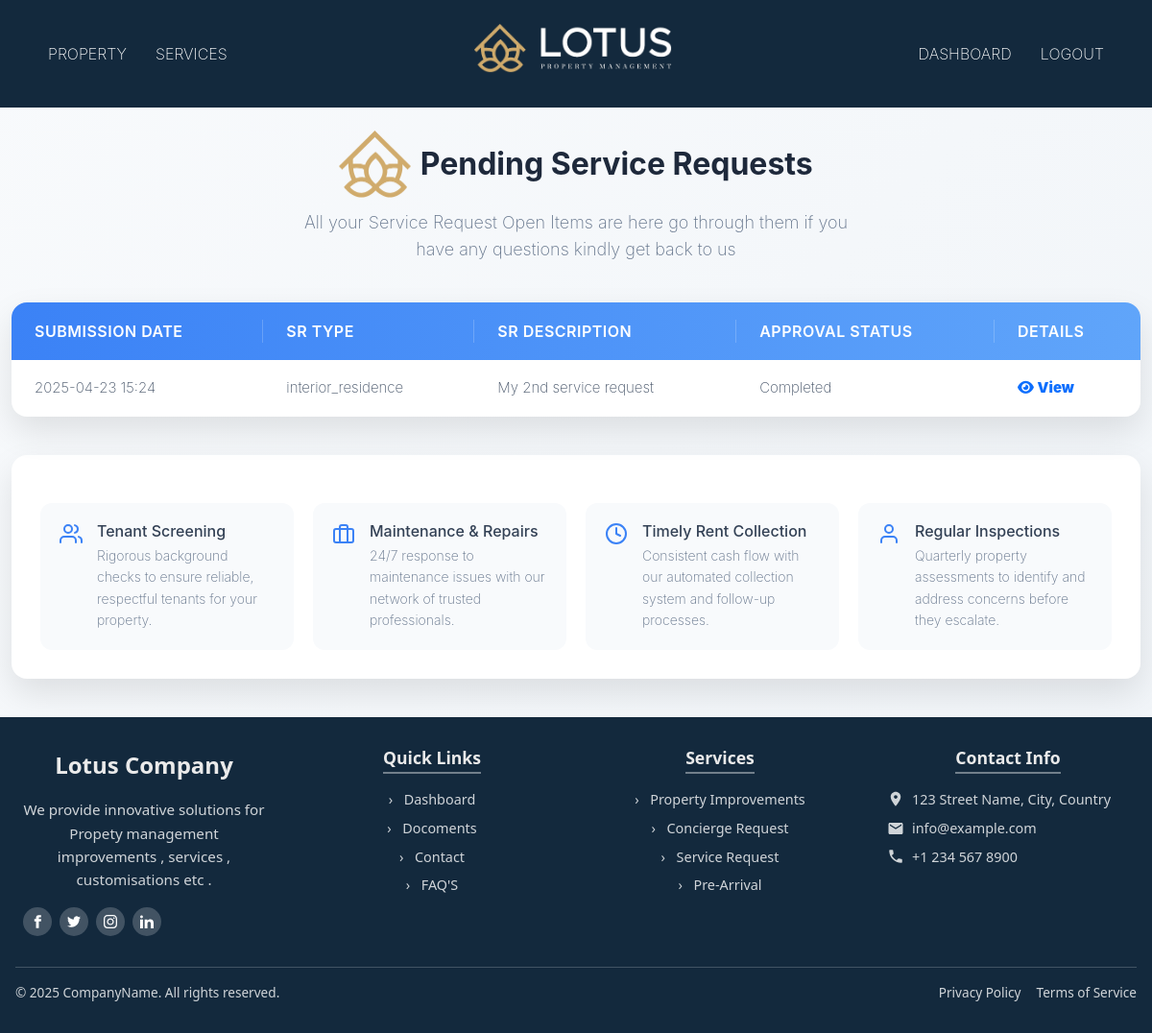
Page /completed_services (signed in) on the committed database.
### servicedetails/models.py (models this page shows, shortened)
class ServiceRequest(models.Model):
    STATUS_CHOICES = [
        ('pending', 'Pending'),
        ('open', 'Open'),
        ('completed', 'Completed'),
        ('denied', 'Denied'),
    ]
    REQUEST_TYPE_CHOICES = [
        ('interior_residence', 'INTERIOR RESIDENCE'),
        ('exterior_structure', 'EXTERIOR STRUCTURE'),
        ('exterior_grounds', 'EXTERIOR GROUNDS'),
        ('housekeeping', 'HOUSEKEEPING'),
        ('water_features', 'WATER FEATURES'),
        ('storm_preparedness', 'STORM PREPAREDNESS'),
        ('other', 'OTHER'),
    ]
    user = models.ForeignKey(Client, on_delete=models.CASCADE)  # Use Client from mainapp
    request_type = models.CharField(max_length=50, choices=REQUEST_TYPE_CHOICES)  # Updated field
    description = models.TextField()
    status = models.CharField(max_length=10, choices=STATUS_CHOICES, default='pending')
    vendor = models.ForeignKey(Vendor, on_delete=models.SET_NULL, null=True, blank=True)  # Use Vendor from mainapp
    created_at = models.DateTimeField(auto_now_add=True)
    floor_plan_name = models.CharField(max_length=100, blank=True, null=True)

### mainapp/views.py (the view)
# urls.py: path('completed_services', completed_services, name='completed_services'),  # ✅ Added service request URL
def completed_services(request):
    client_id = request.session.get("client_id")
    if not client_id:
        return redirect("mainapp:client_login")  # Redirect if not logged in
    try:
        client = Client.objects.get(id=client_id)  # Fetch the client instance
    except Client.DoesNotExist:
        return redirect("mainapp:client_login")
    service_requests = ServiceRequest.objects.filter(user=client, status='completed').order_by('-created_at')
    return render(request, 'services/allservices/completed_services.html', {'service_requests': service_requests})

### template/services/allservices/completed_services.html (shortened to what this page needs)
{% extends "outbase.html" %}
{% load static %}
{% block content %}
<link rel="stylesheet" href="https://cdnjs.cloudflare.com/ajax/libs/font-awesome/6.5.0/css/all.min.css">
    <div class="container">
        <header>
            <div class="logo">
               <img src="{% static 'img/smalllogo.png' %}" alt="">
               Pending Service Requests
            </div>
            <p class="tagline">All your Service Request Open Items are here go through them if you have any questions kindly get back to us</p>
        </header>
        <div class="table-container">
            <table class="services-table">
                <thead>
                    <tr>
                        <th>Submission Date</th>
                        <th>SR Type</th>
                        <th>SR Description</th>
                        <th>Approval Status</th>
                        <th>Details</th>
                    </tr>
                </thead>
                <tbody>
                    {% for request in service_requests %}
                    <tr class="{% if request.status == 'open' %}active{% endif %}">
                        <td class="submission-date">{{ request.created_at|date:"Y-m-d H:i" }}</td>
                        <td class="sr-type">{{ request.request_type }}</td>
                        <td class="sr-description">{{ request.description }}</td>
                        <td class="sr-status">
                            {% if request.status == 'completed' %}
                                Completed
                            {% elif request.status == 'pending' %}
                                Pending
                            {% elif request.status == 'denied' %}
                                Denied
                            {% else %}
                                Open
                            {% endif %}
                        </td>
                        <td>
                            <a href="#" class="btn-outline-primary" title="View" onclick="openModal(this)">
                                <i class="fa-solid fa-eye"> <b> View </b></i>
                            </a>
                        </td>
                    </tr>
                    {% empty %}
                    <tr>
                        <td colspan="5">No service requests found.</td>
                    </tr>
                    {% endfor %}
                </tbody>
            </table>
        </div>
        <div class="service-details">
            <div class="features-grid">
                <div class="feature-card">
                    <div>
                        <h3>Tenant Screening</h3>
                        <p>Rigorous background checks to ensure reliable, respectful tenants for your property.</p>
                    </div>
                </div>
                <div class="feature-card">
                    <svg xmlns="http://www.w3.org/2000/svg" width="24" height="24" viewBox="0 0 24 24" fill="none" stroke="currentColor" stroke-width="2" stroke-linecap="round" stroke-linejoin="round">
                        <rect x="2" y="7" width="20" height="14" rx="2" ry="2"></rect>
                        <path d="M16 21V5a2 2 0 0 0-2-2h-4a2 2 0 0 0-2 2v16"></path>
                    </svg>
                    <div>
                        <h3>Maintenance & Repairs</h3>
                        <p>24/7 response to maintenance issues with our network of trusted professionals.</p>
                    </div>
                </div>
                <div class="feature-card">
                    <svg xmlns="http://www.w3.org/2000/svg" width="24" height="24" viewBox="0 0 24 24" fill="none" stroke="currentColor" stroke-width="2" stroke-linecap="round" stroke-linejoin="round">
                        <circle cx="12" cy="12" r="10"></circle>
                        <polyline points="12 6 12 12 16 14"></polyline>
                    </svg>
                    <div>
                        <h3>Timely Rent Collection</h3>
                        <p>Consistent cash flow with our automated collection system and follow-up processes.</p>
                    </div>
                </div>
                <div class="feature-card">
                    <svg xmlns="http://www.w3.org/2000/svg" width="24" height="24" viewBox="0 0 24 24" fill="none" stroke="currentColor" stroke-width="2" stroke-linecap="round" stroke-linejoin="round">
                        <path d="M20 21v-2a4 4 0 0 0-4-4H8a4 4 0 0 0-4 4v2"></path>
                        <circle cx="12" cy="7" r="4"></circle>
                    </svg>
                    <div>
                        <h3>Regular Inspections</h3>
                        <p>Quarterly property assessments to identify and address concerns before they escalate.</p>
                    </div>
                </div>
            </div>
        </div>
    </div>
{% endblock content %}

### template/services/allservices/completed_services.html (style rules this page uses)
* { box-sizing: border-box; font-family: 'Inter', 'Segoe UI', Tahoma, Geneva, Verdana, sans-serif; }
body { background: linear-gradient(135deg, #f8fafc 0%, #f0f4f8 100%); color: #334155; min-height: 100vh; }
.container { max-width: 1200px; margin: 0 auto; }
header { margin-top: 2%; text-align: center; margin-bottom: 40px; padding: 0 20px; }
.logo { font-size: 32px; font-weight: 700; color: #1e293b; margin-bottom: 12px; display: flex; align-items: center; justify-content: center; transition: all 0.3s ease; }
.tagline { font-size: 18px; color: #64748b; max-width: 600px; margin: 0 auto; line-height: 1.6; }
.table-container { background: white; border-radius: 16px; box-shadow: 0 15px 35px rgba(0, 0, 0, 0.1); overflow: hidden; margin-bottom: 40px; position: relative; transition: all 0.3s ease; overflow-x: auto; }
.services-table { width: 100%; border-collapse: collapse; text-align: left; min-width: 650px; }
.services-table thead { background: linear-gradient(90deg, #3b82f6, #60a5fa); color: white; }
.services-table th { padding: 18px 24px; font-weight: 600; font-size: 16px; position: relative; text-transform: uppercase; letter-spacing: 0.5px; }
.services-table th:not(:last-child)::after { content: ''; position: absolute; right: 0; top: 18px; bottom: 18px; width: 1px; background: rgba(255, 255, 255, 0.2); }
.services-table tbody tr { border-bottom: 1px solid #e2e8f0; cursor: pointer; transition: all 0.2s ease; }
.services-table tbody tr:last-child { border-bottom: none; }
.services-table td { padding: 18px 24px; font-size: 15px; color: #475569; }
.service-details { background: white; border-radius: 16px; box-shadow: 0 15px 35px rgba(0, 0, 0, 0.1); padding: 30px; margin-bottom: 40px; transition: all 0.3s ease; display: flex; flex-direction: column; gap: 20px; }
.service-details p { color: #64748b; line-height: 1.6; margin-bottom: 20px; }
.features-grid { display: grid; grid-template-columns: repeat(auto-fill, minmax(250px, 1fr)); gap: 20px; margin-top: 20px; }
.feature-card { background: #f8fafc; border-radius: 12px; padding: 20px; display: flex; align-items: flex-start; gap: 15px; transition: all 0.2s ease; }
.feature-card svg { color: #3b82f6; flex-shrink: 0; }
.feature-card h3 { font-size: 16px; color: #334155; margin-bottom: 5px; }
.feature-card p { font-size: 14px; color: #64748b; margin: 0; }

### rows in the picture
ServiceRequest: created_at "2025-04-23 15:24", request_type "interior_residence", description "My 2nd service request", status "Completed"
